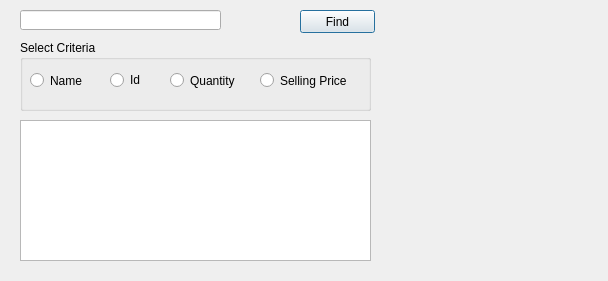
<?xml version="1.0" encoding="UTF-8"?>
<ui version="4.0">
 <class>FindItem</class>
 <widget class="QDialog" name="FindItem">
  <property name="geometry">
   <rect>
    <x>0</x>
    <y>0</y>
    <width>608</width>
    <height>281</height>
   </rect>
  </property>
  <property name="windowTitle">
   <string>Find Items</string>
  </property>
  <widget class="QPushButton" name="btnFind">
   <property name="geometry">
    <rect>
     <x>300</x>
     <y>10</y>
     <width>75</width>
     <height>23</height>
    </rect>
   </property>
   <property name="text">
    <string>Find</string>
   </property>
  </widget>
  <widget class="QLineEdit" name="txtValue">
   <property name="geometry">
    <rect>
     <x>20</x>
     <y>10</y>
     <width>201</width>
     <height>20</height>
    </rect>
   </property>
  </widget>
  <widget class="QGroupBox" name="groupBox">
   <property name="geometry">
    <rect>
     <x>20</x>
     <y>40</y>
     <width>351</width>
     <height>71</height>
    </rect>
   </property>
   <property name="title">
    <string>Select Criteria</string>
   </property>
   <widget class="QRadioButton" name="rdoName">
    <property name="geometry">
     <rect>
      <x>10</x>
      <y>30</y>
      <width>71</width>
      <height>21</height>
     </rect>
    </property>
    <property name="text">
     <string>Name</string>
    </property>
   </widget>
   <widget class="QRadioButton" name="rdoId">
    <property name="geometry">
     <rect>
      <x>90</x>
      <y>30</y>
      <width>41</width>
      <height>20</height>
     </rect>
    </property>
    <property name="text">
     <string>Id</string>
    </property>
   </widget>
   <widget class="QRadioButton" name="rdoQuantity">
    <property name="geometry">
     <rect>
      <x>150</x>
      <y>30</y>
      <width>91</width>
      <height>21</height>
     </rect>
    </property>
    <property name="text">
     <string>Quantity</string>
    </property>
   </widget>
   <widget class="QRadioButton" name="rdoSellingPrice">
    <property name="geometry">
     <rect>
      <x>240</x>
      <y>30</y>
      <width>111</width>
      <height>21</height>
     </rect>
    </property>
    <property name="text">
     <string>Selling Price</string>
    </property>
   </widget>
  </widget>
  <widget class="QTableView" name="tableView">
   <property name="geometry">
    <rect>
     <x>20</x>
     <y>120</y>
     <width>351</width>
     <height>141</height>
    </rect>
   </property>
  </widget>
  <widget class="QLabel" name="findItemImage">
   <property name="geometry">
    <rect>
     <x>420</x>
     <y>60</y>
     <width>181</width>
     <height>151</height>
    </rect>
   </property>
   <property name="text">
    <string/>
   </property>
  </widget>
 </widget>
 <resources/>
 <connections/>
</ui>
